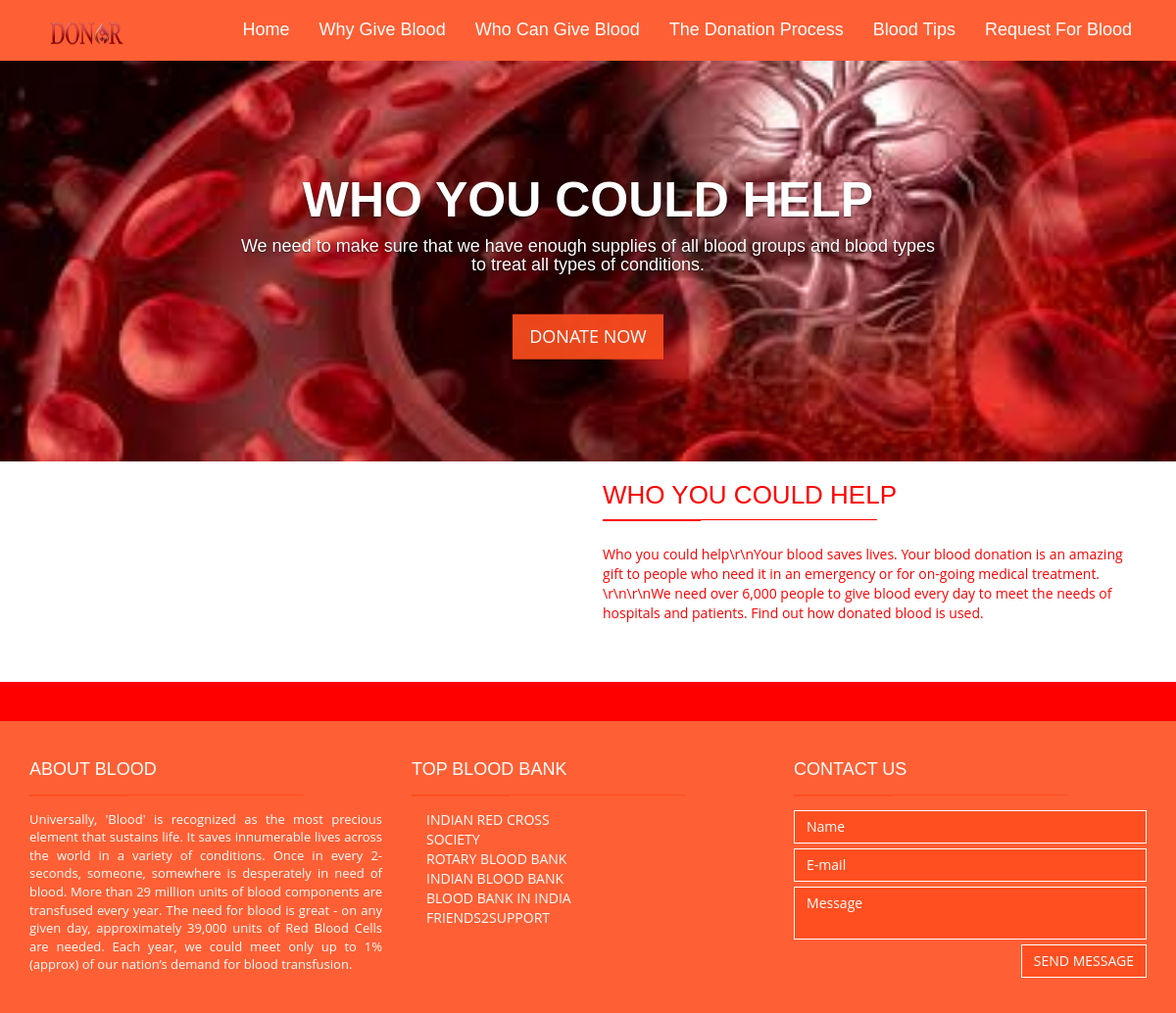
Page /the_need_of_blood.php?p_id=2 on the committed database.
### tables this page shows
CREATE TABLE `tbl_pages` (
  `page_id` int(11) DEFAULT NULL,
  `page_name` varchar(30) DEFAULT NULL,
  `int_parent` int(11) DEFAULT NULL
);

CREATE TABLE `tbl_content` (
  `content_id` int(10) DEFAULT NULL,
  `page_id` int(10) NOT NULL,
  `context` text
);

### files/menu.php (the view)
<?php
include_once("db/config.php");
$query = "SELECT * FROM tbl_pages";
$result = $con->query($query);
$parent_1 = '';
$parent_2 = '';
$parent_3 = '';
while($row = mysqli_fetch_array($result)){
	$parent_id = $row["int_parent"];
	$page_id = $row["page_id"];
	$page_name = $row["page_name"];
	if($parent_id == 1){
		$parent_1 .=" <li class='submenu-item'><a href='the_need_of_blood.php?p_id=$page_id'>$page_name</a></li>";
	}
	else if($parent_id == 2){
		$parent_2 .=" <li class='submenu-item'><a href='the_need_of_blood.php?p_id=$page_id'>$page_name</a></li>";
	}
	else{
		$parent_3 .=" <li class='submenu-item'><a href='the_need_of_blood.php?p_id=$page_id'>$page_name</a></li>";
	}
}
$response = '
        <nav class="navbar navbar-static-top">
            <div class="navbar-main">
              <div class="container">
                <div class="navbar-header">
					<button type="button" class="navbar-toggle collapsed" data-toggle="collapse" data-target="#navbar" aria-expanded="false" aria-controls="navbar">
                    <span class="sr-only">Toggle navigation</span>
                    <span class="icon-bar"></span>
                    <span class="icon-bar"></span>
                    <span class="icon-bar"></span>
                  </button>
                    <a class="navbar-brand" href="index.php"><img src="assets/images/blood_logo.png"height="38px" width="85px" alt=""></a>
                </div>
                <div id="navbar" class="navbar-collapse collapse pull-right">
                  <ul class="nav navbar-nav">
					<li><a class="is-active" href="index.php">Home</a></li>
                    <li><a class="has-child"href="why_give_blood.php">Why Give Blood</a>
						<ul class="submenu">
                         '.$parent_1.'
					    </ul>
					</li>
                    <li><a href="who_can_give_blood.php">Who Can Give Blood</a>
						<ul class="submenu">
							 '.$parent_2.'
                        </ul>
					</li>
                    <li class="has-child"><a href="donation_process.php">The Donation Process</a>
                      <ul class="submenu">
                         '.$parent_3.'
                      </ul>
                    </li>
                    <li><a href="blood_tips.php">Blood Tips</a></li>
                    <li><a href="request_for_blood.php">Request For Blood</a></li>
                  </ul>
                </div>
              </div>
            </div>
        </nav>
    ';
	echo $response;
?>

### the_need_of_blood.php (shortened to what this page needs)
<?php
	include_once("db/config.php");
	$page_title = '';
	$page_content = '';
	if(isset($_REQUEST["p_id"])){
		$page_id = $_REQUEST["p_id"];
		$query = "SELECT t1.page_name,t2.* FROM tbl_pages t1 INNER JOIN tbl_content t2 ON t1.page_id = $page_id and t1.page_id = t2.page_id";
		$result = $con->query($query);
		$row = mysqli_fetch_array($result);
		if($row != false){
			$page_title = $row["page_name"];
			$page_content = mysqli_real_escape_string($con,$row["context"]);
		}
	}
	else{
		header("location:why_give_blood.php");
	}
?>
<html>
    <head>
		<?php include_once("files/script.php")?>
	</head>
    <body>
    <header class="main-header">
      <?php include_once("files/menu.php");?>
    </header>
    <div id="homeCarousel" class="carousel slide carousel-home" data-ride="carousel">
          <div class="carousel-inner" role="listbox">
            <div class="item active">
              <img src="assets/images/slider/home-slider-7.jpg" alt="">
              <div class="container">
                <div class="carousel-caption">
                  <h2 class="carousel-title"><?php echo ucwords($page_title); ?></h2>
                  <h4 class="carousel ">We need to make sure that we have enough supplies of all blood groups and blood types to treat all types of conditions.</h4>
                  <a href="#" class="btn btn-lg btn-secondary" data-toggle="modal" data-target="#donateModal">DONATE NOW</a>
                </div>
              </div>
            </div>
          </div>
    </div>
	<div class="main-container">
		<div class="container">
			<div class="row fadeIn animated">
				<div class="col-md-6">
				</div>
				<div class="col-md-6">
					<h2 class="title-style-2"><?php echo ucwords($page_title); ?> <span class="title-under"></span></h2>
					<p><?php echo $page_content; ?></p>
				</div>
			</div>
		</div>
	</div>
    <footer class="main-footer">
		<?php include_once("files/footer.php");?>
    </footer>
   </body>
</html>

### assets/css/style.css (style rules this page uses)
body { font-family: "Open sans", sans-serif; color: red; }
h1, h2, h3, h4 { font-family: "Dosis", sans-serif; }
a { color: inherit; }
.navbar-static-top { margin: 0; border: 0; color: red; }
.navbar-main { margin-bottom: 0; color: #fff; background: rgba(255, 78, 31, 0.9); background-attachtment : fixed; }
.navbar-main .navbar-brand { border-bottom: none !important; }
.navbar-main li a { font-family: "Dosis", sans-serif; font-size: 18px; padding: 20px 15px; border-bottom: 2px solid transparent; }
.carousel-home img { width: 100%; }
.carousel-home .carousel-caption { top: 50%; bottom: auto; transform: translateY(-50%); }
.carousel-home .carousel-title { color: #fff; font-family: "Dosis", sans-serif; font-size: 50px; font-weight: bold; text-transform: uppercase; }
.carousel-home .btn { margin-top: 30px; }
.main-footer { background: rgba(255, 78, 31, 0.9); color: #fff; }
.main-container { margin-bottom: 50px; }
.btn-secondary { background: rgba(255, 78, 31, 0.9); color: white; border-radius: 0; }
.title-style-2 { text-align: left; text-transform: uppercase; font-size: 26px; margin-bottom: 25px; }
.title-style-2 .title-under { display: block; margin: 5px 0; }
.title-style-2 .title-under:after { margin: 0; margin-top: 10px; }
.title-under { display: block; margin: 5px auto; background: red; height: 1px; width: 280px; }
.title-under:after { content: ''; display: block; width: 100px; background: inherit; height: 2px; margin: 0 auto; margin-top: 10px; }
.animated { visibility: visible; -webkit-animation-duration: 1s; animation-duration: 1s; -webkit-animation-fill-mode: both; animation-fill-mode: both; }
.animated.fadeIn { -webkit-animation-duration: 1.5s; animation-duration: 1.5s; }
.fadeIn { -webkit-animation-name: fadeIn; animation-name: fadeIn; }

### rows in the picture
tbl_pages: page_name "WHO YOU COULD HELP", page_id.context "Who you could help\\r\\nYour blood saves lives. Your blood donation is an amazing gift to people who need it in an emergency or for on-going medical treatment. \\r\\n\\r\\nWe need over 6,000 people to give blood every day to meet the needs of hospitals and patients. Find out how donated blood is used."
